Frame 1 (no input): blank canvas, image omitted
Frame 60 (no input): blank canvas, image omitted
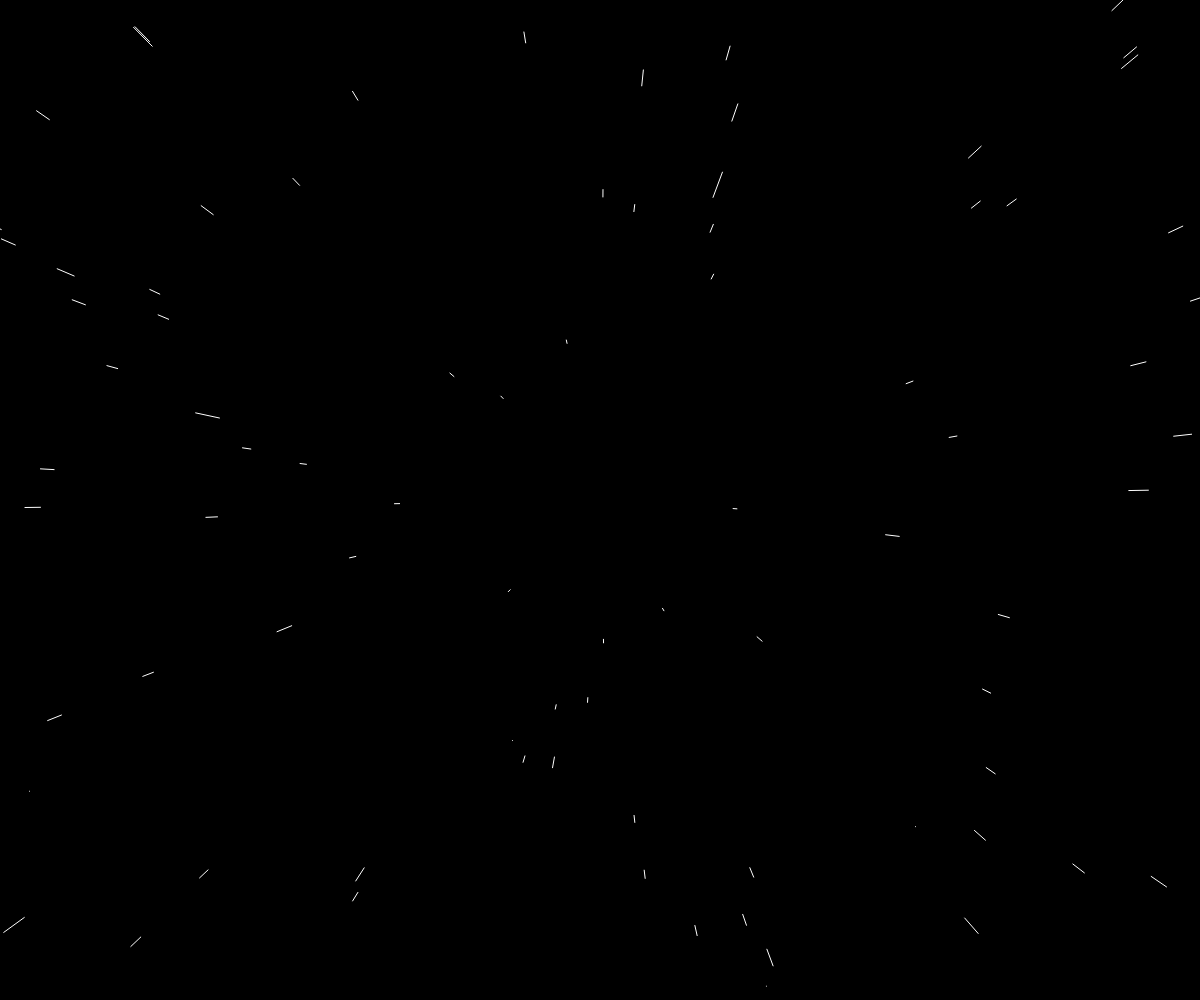
Frame 120 (the mouse pressed at the canvas centre since frame 60)

The p5.js sketch whose frames 1 and 60 were blank and that drew this single picture after the mouse press (run headless with seeded random() and noise() and a simulated clock; from frame 60 on, the mouse is pressed at the canvas centre):

// p5.js sketch
// ── sketch.js
let stars = [];
let speed;

function setup() {
	createCanvas(
		window.innerWidth, 
		window.innerHeight
	);

	for (let i = 0; i < 800; i++) {
		stars[i] = new Star();
	}
	
}

function draw() {
	speed = map(mouseX, 0, width, 0, 50);
	background(0);
	translate(width/2, height/2);
	for (let i = 0; i < stars.length; i++) {
		stars[i].update();
		stars[i].show();
	}
}


// ── Star.js
class Star {
    constructor() {
        this.x = random(-width, width);
        this.y = random(-height, height);
        this.z = random(width);
        this.speed;
        this.pz = this.z;
    }

    show() {
        fill(255);
        noStroke();

        let sx = map(this.x/this.z, 0, 1, 0, width);
        let sy = map(this.y/this.z, 0, 1, 0, height);

        let r = map(this.z, 0, width, 16, 0);
        // ellipse(sx, sy, r, r);

        let px = map(this.x/this.pz, 0, 1, 0, width);
        let py = map(this.y/this.pz, 0, 1, 0, height);

        this.pz = this.z;

        stroke(255);
        line(px, py, sx, sy);

        
    }

    update() {
        this.z -= speed;

        if (this.z < 1) {
            this.z = width;
            this.x = random(-width, width);
            this.y = random(-height, height);
            this.pz = this.z;
        }
    }
}
